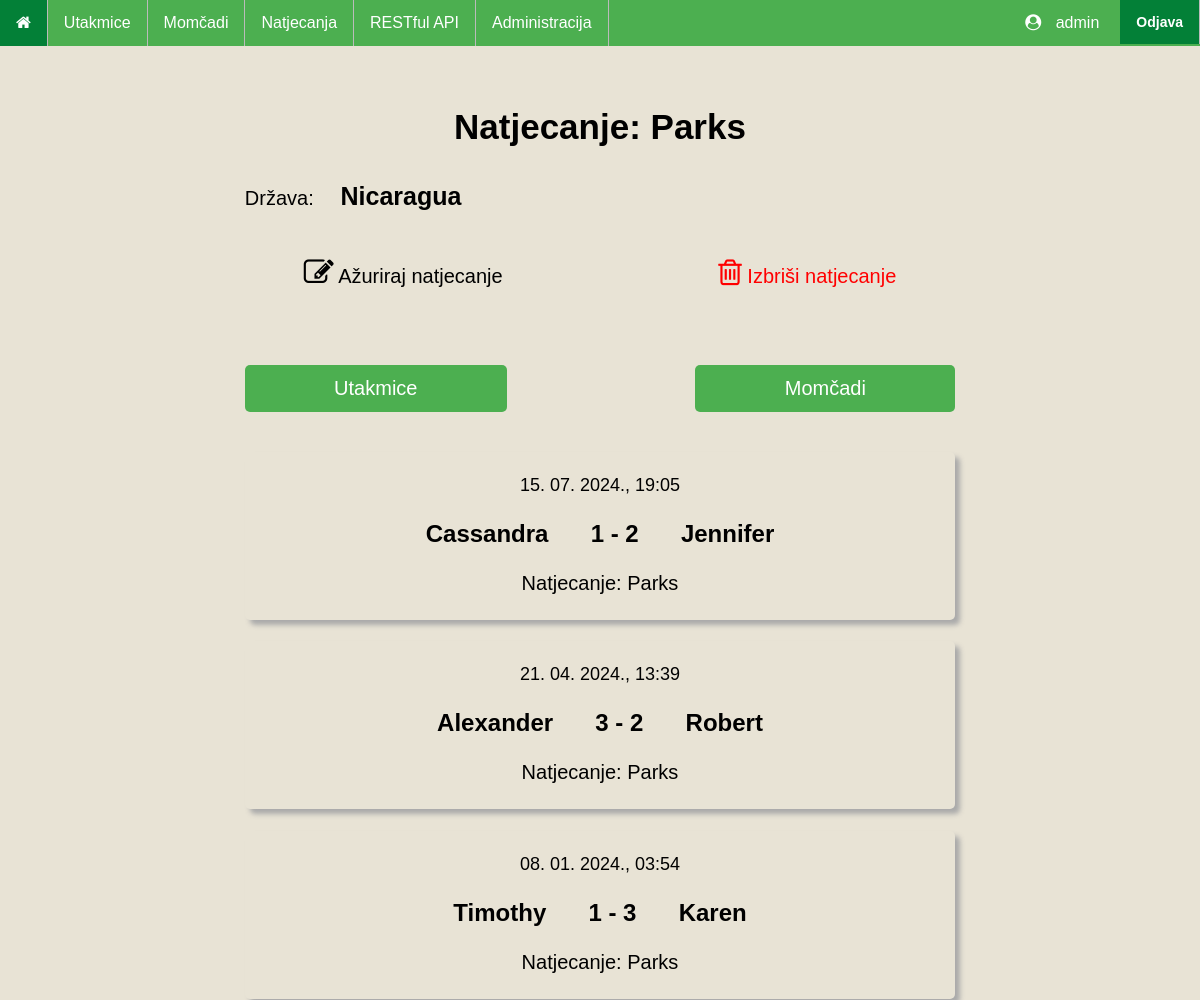
/competitions/30 (signed in), run on the app's committed database.
### main/models.py (models this page shows, shortened)
class Competition(models.Model):
    competition_name = models.CharField(max_length=50)
    competition_country = models.CharField(max_length=30)
    competition_teams = models.ManyToManyField(Team)
    def __str__(self):
        return self.competition_name

class Match(models.Model):
    match_date = models.DateTimeField('Datum utakmice')
    match_stadium = models.TextField()
    match_competition = models.ForeignKey(Competition, on_delete=models.CASCADE, blank=True, null=True)
    match_team1 = models.ForeignKey(Team, on_delete=models.CASCADE, blank=True, null=True, related_name='team1')
    match_team2 = models.ForeignKey(Team, on_delete=models.CASCADE, blank=True, null=True, related_name='team2')
    match_score1 = models.IntegerField()
    match_score2 = models.IntegerField()

class Team(models.Model):
    team_name = models.CharField(max_length=50)
    team_stadium = models.TextField()
    team_country = models.CharField(max_length=30)
    def __str__(self):
        return '{}'.format(self.team_name)

### main/views.py (the view)
# urls.py: path('competitions/<pk>', CompetitionDetailed.as_view(), name='competitionDetails'),
class CompetitionDetailed(LoginRequiredMixin, DetailView):
    model = Competition
    template_name = 'main/competitionDetail.html'
    def get_context_data(self, *args, **kwargs):
        context = super(CompetitionDetailed, self).get_context_data(*args, **kwargs)
        context['matches_list'] = Match.objects.filter(match_competition__id = self.kwargs['pk']).order_by('-match_date')
        context['competition_teams'] = self.object.competition_teams.all()
        return context

### templates/main/competitionDetail.html (shortened to what this page needs)
{% extends "base_generic.html" %}
{% block content %}
    <h1>Natjecanje: {{ object.competition_name }}</h1>
    <p class="match_details">Država: <b>{{ object.competition_country }}</b></p>
    {% if request.user.is_superuser %}
    <p class="match_details grid-container" style="margin-top: 5%; margin-bottom: 1%;">
        <span>
            <a href="{% url 'editCompetition' object.id %}" style="color: black;">
                <i class="fa fa-edit" style="font-size: 30px; color:black;"></i>
                Ažuriraj natjecanje
            </a>
        </span>
        <span></span>
        <span>
            <a href="{% url 'deleteCompetition' object.id %}" style="color: red;"
                onclick="return confirm('Jeste li sigurni da želite obrisati natjecanje {{ object.competition_name }}?');"
            >
                <i class="fa fa-trash-o" style="font-size: 30px; color:red;"></i>
                Izbriši natjecanje
            </a>
        </span>
    </p>
    {% endif %}
    <br>
    <div class="description competition">
        <a href="#matches" onclick="openClose(1)">Utakmice</a>
        <span></span>
        <a href="#teams" onclick="openClose(2)">Momčadi</a>
    </div>
    <div class="competitionMatches">
    {% if matches_list %}
        {% for match in matches_list %}
            <a href="{% url 'matchDetails' match.id %}" class="match_link">
                <div class="match">
                    <p class="match_date"> {{ match.match_date|date:"d. m. Y., H:i" }} </p>
                    <p class="score">
                        {{ match.match_team1 }}
                    <span>
                        {{ match.match_score1 }} - {{ match.match_score2 }}
                    </span>
                        {{ match.match_team2 }}
                    </p>
                    <p class="match_competition">Natjecanje: {{ match.match_competition }} </p>
                </div>
            </a>
        {% endfor %}
    {% else %}
        <p class="description" style="text-align: center;">Nema odigranih utakmica</p>
    {% endif %}
    </div>
{% endblock %}

### templates/base_generic.html (shortened to what this page needs)
<!DOCTYPE html>
<html lang="hr">
<head>
    {% load static %}
    <link rel="stylesheet" type="text/css" href="{% static 'style.css' %}">
    <link rel="stylesheet" type="text/css" href="{% static 'matches.css' %}">
    <link rel="stylesheet" href="https://cdnjs.cloudflare.com/ajax/libs/font-awesome/4.7.0/css/font-awesome.min.css">
</head>
<body>
    <ul>
        <li><a href="/" title="Početna stranica"><i class="fa fa-home"></i></a></li>
        <li><a href="/matches/">Utakmice</a></li>
        <li><a href="/teams/">Momčadi</a></li>
        <li><a href="/competitions/">Natjecanja</a></li>
        <li><a href="/api/teams/">RESTful API</a></li>
        {% if request.user.is_superuser %}
            <li><a href="/adminDashboard/">Administracija</a></li>
        {% endif %}
        <li style="float:right">
            <form id="logout-form" method="post" action="{% url 'logout' %}">
                <button type="submit">Odjava</button>
            </form>
        </li>
        <li style="float:right" class="userProfile">
            <i class='fa fa-user-circle' style="margin-right: 10px;"></i> {{ user.username }}
        </li>
    </ul>
    <div class="content">
        {% block content %}
        {% endblock %}
    </div>
</body>
</html>

### main/static/style.css (style rules this page uses)
html { font-family: 'Franklin Gothic', 'Arial Narrow', Arial, sans-serif; background: #e8e3d5; }
h1 { text-align: center; font-size: 35px; margin-top: 15%; margin-bottom: 5%; }
ul { list-style-type: none; margin: 0; padding: 0; width: 100%; position: fixed; top: 0; left: 0; overflow: hidden; background-color: #4CAF50; color: white; }
li { float: left; border-right:1px solid #bbb; }
li a { display: block; color: white; text-align: center; padding: 14px 16px; text-decoration: none; }
.userProfile { padding: 14px 16px; border: none; margin-right: 5px; }
#logout-form { background: #4CAF50 !important; padding: 0 !important; }
#logout-form button { font-size: 14px; color: white; background: #038037 !important; padding: 14px 16px !important; border: none; font-weight: bold; display: block; margin: 0; text-decoration: none; cursor: pointer; }
.content { display: block; margin: 0 auto; width: 60%; margin-bottom: 8%; }
form { width: 100%; border-radius: 5px; padding: 20px; font-size: 20px; }

### main/static/matches.css (style rules this page uses)
.description { font-size: 20px; margin-top: 6%; }
.match { width: 100%; border-radius: 5px; box-shadow: 5px 5px 5px #aaaaaa; margin-top: 3%; padding-top: 5px; padding-bottom: 5px; font-size: 18px; }
.match_date, .match_competition, .score { width: 100%; text-align: center; }
.match_competition { font-size: 20px; }
.score { font-size: 24px; font-weight: bold; }
.score span, .score_details span { margin-left: 5%; margin-right: 5%; }
.match_link:link { text-decoration: none; color: black; background: none; }
.match_details { font-size: 20px; }
.match_details b { font-size: 25px; margin-left: 3%; }
.score_details a:link, .match_details a:link, h2 a:link { text-decoration: none; color: #4CAF50; }
.grid-container { display: grid; grid-template-columns: auto auto auto; gap: 10px; padding: 10px; }
.grid-container span { text-align: center; }
.competition { display: grid; grid-template-columns: auto auto auto; gap: 10px; }
.competition span { padding-top: 5px; padding-bottom: 5px; }
.description a:link, .description a:visited { background-color: #4CAF50; color: white; padding: 12px 5px; border-radius: 5px; text-align: center; text-decoration: none; display: inline-block; margin-bottom: 7%; }

### data on the page
Competition: competition_name "Parks", competition_country "Nicaragua"
Match: match_date "15. 07. 2024., 19:05", match_team1 "Cassandra", match_score1 "1", match_score2 "2", match_team2 "Jennifer", match_competition "Parks"
Match: match_date "21. 04. 2024., 13:39", match_team1 "Alexander", match_score1 "3", match_score2 "2", match_team2 "Robert", match_competition "Parks"
Match: match_date "08. 01. 2024., 03:54", match_team1 "Timothy", match_score1 "1", match_score2 "3", match_team2 "Karen", match_competition "Parks"

### other printed values
{{ user.username }} "admin"
